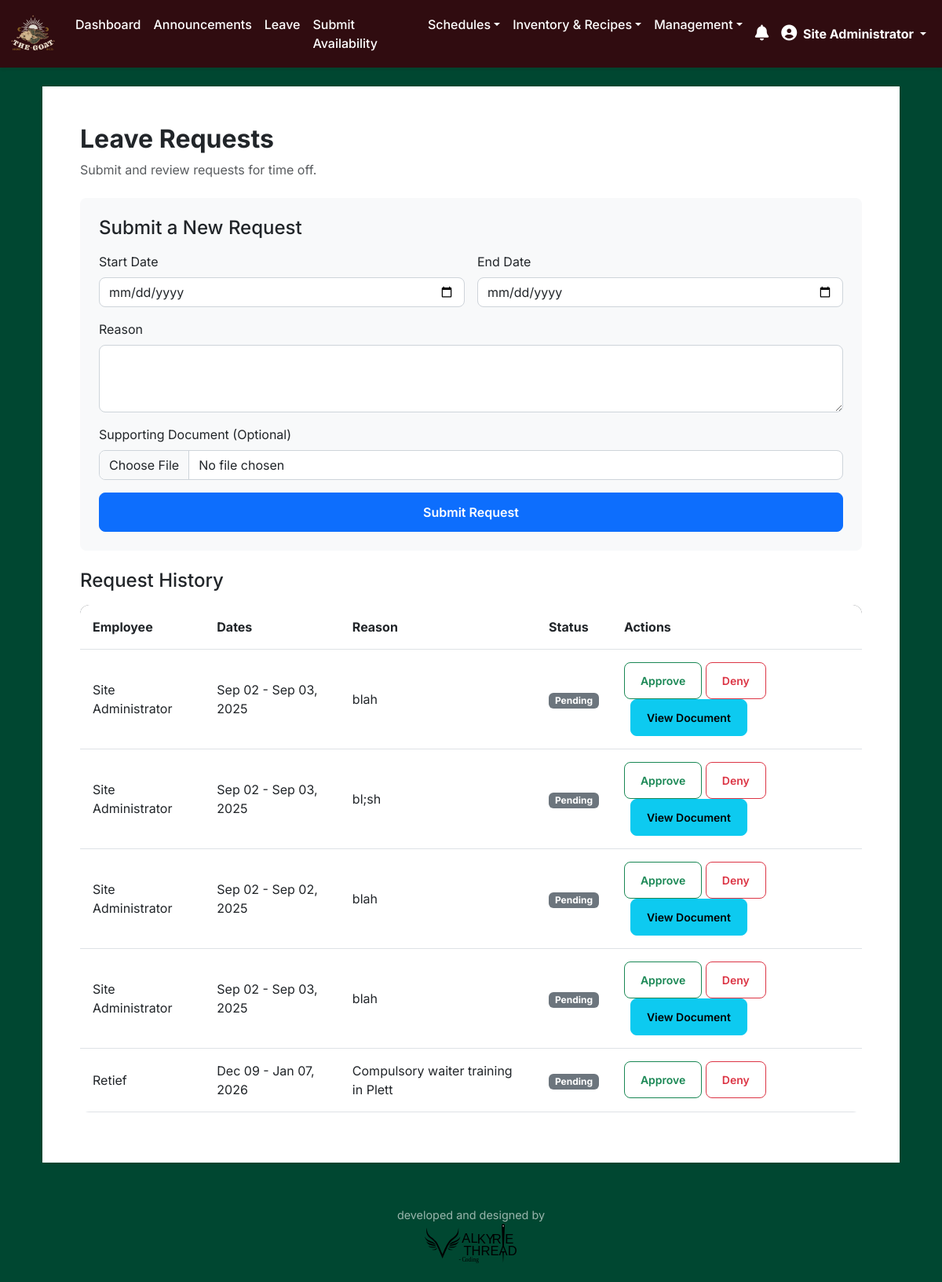
The app's page /leave-requests (signed in) with its own data.
### app.py (models this page shows)
class User(db.Model, UserMixin):
    id = db.Column(db.Integer, primary_key=True)
    username = db.Column(db.String(20), unique=True, nullable=False)
    full_name = db.Column(db.String(100), nullable=False)
    password = db.Column(db.String(60), nullable=False)
    password_reset_requested = db.Column(db.Boolean, nullable=False, default=False)
    last_seen = db.Column(db.DateTime, default=datetime.utcnow)
    force_logout_requested = db.Column(db.Boolean, default=False)
    is_suspended = db.Column(db.Boolean, default=False, nullable=False)
    suspension_end_date = db.Column(db.Date, nullable=True)
    suspension_document_path = db.Column(db.String(255), nullable=True) # Path to the uploaded document
    roles = db.relationship('Role', secondary=user_roles, backref=db.backref('users', lazy='dynamic'))
    counts = db.relationship('Count', backref='user', lazy=True)
    announcements = db.relationship('Announcement', backref='user', lazy=True)
    seen_announcements = db.relationship('Announcement', secondary=announcement_view, back_populates='viewers', lazy='dynamic')
    @property
    def role_names(self):
        return [role.name for role in self.roles]
    def has_role(self, role_name):
        return role_name in self.role_names

class LeaveRequest(db.Model):
    id = db.Column(db.Integer, primary_key=True)
    user_id = db.Column(db.Integer, db.ForeignKey('user.id'), nullable=False)
    start_date = db.Column(db.Date, nullable=False)
    end_date = db.Column(db.Date, nullable=False)
    reason = db.Column(db.Text, nullable=False)
    document_path = db.Column(db.String(255), nullable=True)
    status = db.Column(db.String(20), nullable=False, default='Pending')
    timestamp = db.Column(db.DateTime, default=datetime.utcnow)
    user = db.relationship('User', backref='leave_requests')

### app.py (the view, shortened to what this page needs)
@app.route('/leave-requests', methods=['GET', 'POST'])
@login_required
@role_required(['bartender', 'waiter', 'skullers', 'manager', 'general_manager', 'system_admin'])
def leave_requests():
    if current_user.has_role('manager') or current_user.has_role('general_manager') or current_user.has_role('system_admin'): # Also allow system_admin to view all
        all_requests = LeaveRequest.query.order_by(LeaveRequest.timestamp.desc()).all()
    else:
        all_requests = LeaveRequest.query.filter_by(user_id=current_user.id).order_by(LeaveRequest.timestamp.desc()).all()
    return render_template('leave_requests.html', requests=all_requests)

### app.py (called while the page is built, shortened)
@login_manager.user_loader
def load_user(user_id):
    return User.query.get(int(user_id))

def role_required(role_names):
    def wrapper(fn):
        @wraps(fn)
        def decorated_view(*args, **kwargs):
            if not current_user.is_authenticated or not any(role.name in role_names for role in current_user.roles):
                flash('Access Denied: You are not authorized to view this page.', 'danger')
                return redirect(url_for('dashboard'))
            return fn(*args, **kwargs)
        return decorated_view
    return wrapper

@app.before_request
def before_request_handler():
    if current_user.is_authenticated:
        db_changed = False
        if current_user.is_suspended and current_user.suspension_end_date and datetime.utcnow().date() > current_user.suspension_end_date:
            current_user.is_suspended = False
            current_user.suspension_end_date = None
            current_user.suspension_document_path = None # Clear document path on auto-reinstatement
            db_changed = True
            flash('Your suspension period has ended. Full access has been restored.', 'info')
        current_user.last_seen = datetime.utcnow()
        db_changed = True
        if db_changed:
            db.session.commit()

### templates/leave_requests.html (shortened to what this page needs)
{% extends "base.html" %}
{% block content %}
<div class="container mt-4">
    <div class="card shadow-sm">
        <div class="card-body p-4 p-md-5">
            <h2 class="card-title mb-2">Leave Requests</h2>
            <p class="text-muted mb-4">Submit and review requests for time off.</p>
            <div class="p-4 rounded-3 mb-4" style="background-color: #f8f9fa;">
                <h4 class="mb-3">Submit a New Request</h4>
                <form method="POST" enctype="multipart/form-data">
                    <div class="row g-3">
                        <div class="col-md-6">
                            <label for="start_date" class="form-label">Start Date</label>
                            <input type="date" id="start_date" name="start_date" class="form-control" required>
                        </div>
                        <div class="col-md-6">
                            <label for="end_date" class="form-label">End Date</label>
                            <input type="date" id="end_date" name="end_date" class="form-control" required>
                        </div>
                        <div class="col-12">
                            <label for="reason" class="form-label">Reason</label>
                            <textarea id="reason" name="reason" class="form-control" rows="3" required></textarea>
                        </div>
                        <div class="col-12">
                            <label for="document" class="form-label">Supporting Document (Optional)</label>
                            <input class="form-control" type="file" id="document" name="document">
                        </div>
                        <div class="col-12 d-grid">
                            <button type="submit" class="btn btn-primary">Submit Request</button>
                        </div>
                    </div>
                </form>
            </div>
            <h4 class="mb-3">Request History</h4>
            <div class="table-responsive">
                <table class="table">
                    <thead>
                        <tr>
                            {% if current_user.has_role('manager') or current_user.has_role('general_manager') or current_user.has_role('system_admin') %}
                                <th>Employee</th>
                            {% endif %}
                            <th>Dates</th>
                            <th>Reason</th>
                            <th>Status</th>
                            <th>Actions</th>
                        </tr>
                    </thead>
                    <tbody>
                        {% for req in requests %}
                        <tr>
                            {% if current_user.has_role('manager') or current_user.has_role('general_manager') or current_user.has_role('system_admin') %}<td>{{ req.user.full_name }}</td>{% endif %}
                            <td>{{ req.start_date.strftime('%b %d') }} - {{ req.end_date.strftime('%b %d, %Y') }}</td>
                            <td>{{ req.reason }}</td>
                            <td>
                                <span class="badge
                                    {% if req.status == 'Approved' %}bg-success
                                    {% elif req.status == 'Denied' %}bg-danger
                                    {% else %}bg-secondary{% endif %}">{{ req.status }}</span>
                            </td>
                            <td>
                                {% if current_user.has_role('manager') or current_user.has_role('general_manager') or current_user.has_role('system_admin') %}
                                    {% if req.status == 'Pending' %}
                                    <form action="{{ url_for('update_leave_status', req_id=req.id, status='Approved') }}" method="post" class="d-inline">
                                        <button class="btn btn-sm btn-outline-success">Approve</button>
                                    </form>
                                    <form action="{{ url_for('update_leave_status', req_id=req.id, status='Denied') }}" method="post" class="d-inline">
                                        <button class="btn btn-sm btn-outline-danger">Deny</button>
                                    </form>
                                    {% endif %}
                                {% endif %}
                                {% if req.document_path %}
                                    <a href="{{ url_for('view_leave_document', req_id=req.id) }}" target="_blank" class="btn btn-sm btn-info ms-2">View Document</a>
                                {% endif %}
                            </td>
                        </tr>
                        {% else %}
                        <tr><td colspan="{% if current_user.has_role('manager') or current_user.has_role('general_manager') or current_user.has_role('system_admin') %}5{% else %}4{% endif %}" class="text-center text-muted">No requests found.</td></tr>
                        {% endfor %}
                    </tbody>
                </table>
            </div>
        </div>
    </div>
</div>
{% endblock %}

### templates/base.html (shortened to what this page needs)
<!DOCTYPE html>
<html lang="en">
<head>
    <link href="https://cdn.jsdelivr.net/npm/bootstrap@5.3.0/dist/css/bootstrap.min.css" rel="stylesheet">
    <link rel="stylesheet" href="https://cdnjs.cloudflare.com/ajax/libs/font-awesome/6.4.0/css/all.min.css">
    <link href="{{ url_for('static', filename='styles.css') }}" rel="stylesheet">
</head>
<body class="d-flex flex-column min-vh-100">
    <nav class="navbar navbar-expand-lg navbar-dark custom-navbar">
        <div class="container-fluid">
            <a class="navbar-brand" href="{{ url_for('dashboard') }}">
                <img src="{{ url_for('static', filename='logo.avif') }}" alt="Inventory Logo" width="60" height="60">
            </a>
            <div class="collapse navbar-collapse" id="navbarNav">
                <ul class="navbar-nav me-auto">
                    {% if current_user.is_authenticated %}
                        <li class="nav-item"><a class="nav-link" href="{{ url_for('dashboard') }}">Dashboard</a></li>
                        {% if not current_user.has_role('scheduler') or current_user.has_role('system_admin') or current_user.has_role('general_manager') or current_user.has_role('owners') %}
                        <li class="nav-item"><a class="nav-link" href="{{ url_for('announcements') }}">Announcements</a></li>
                        {% endif %}
                        {% if not current_user.has_role('scheduler') or current_user.has_role('system_admin') or current_user.has_role('general_manager') or current_user.has_role('owners') %}
                        <li class="nav-item"><a class="nav-link" href="{{ url_for('leave_requests') }}">Leave</a></li>
                        {% endif %}
                        {% if current_user.has_role('bartender') or current_user.has_role('waiter') or current_user.has_role('skullers') or current_user.has_role('manager') or current_user.has_role('general_manager') or current_user.has_role('system_admin') %}
                            <li class="nav-item"><a class="nav-link" href="{{ url_for('submit_shifts') }}">Submit Availability</a></li>
                        {% endif %}
                        {% if current_user.has_role('bartender') or current_user.has_role('waiter') or current_user.has_role('skullers') or current_user.has_role('manager') or current_user.has_role('general_manager') or current_user.has_role('scheduler') or current_user.has_role('system_admin') %}
                            <li class="nav-item dropdown">
                                <a class="nav-link dropdown-toggle" href="#" id="scheduleViewDropdown" role="button" data-bs-toggle="dropdown" aria-expanded="false">Schedules</a>
                            </li>
                        {% endif %}
                        {% if current_user.has_role('bartender') or current_user.has_role('manager') or current_user.has_role('general_manager') or current_user.has_role('system_admin') or current_user.has_role('owners') %}
                        <li class="nav-item dropdown">
                            <a class="nav-link dropdown-toggle" href="#" id="inventoryDropdown" role="button" data-bs-toggle="dropdown" aria-expanded="false">Inventory & Recipes</a>
                        </li>
                        {% endif %}
                        {% set management_roles = ['manager', 'general_manager', 'scheduler', 'system_admin', 'owners'] %}
                        {% if management_roles | select('in', current_user.role_names) | list | length > 0 %}
                        <li class="nav-item dropdown">
                            <a class="nav-link dropdown-toggle" href="#" id="managementDropdown" role="button" data-bs-toggle="dropdown" aria-expanded="false">Management</a>
                        </li>
                        {% endif %}
                    {% endif %}
                </ul>
                <ul class="navbar-nav ms-auto align-items-center">
                    {% if current_user.is_authenticated %}
                        <li class="nav-item dropdown">
                            <a class="nav-link" href="#" role="button" id="notificationBell" data-bs-toggle="dropdown" aria-expanded="false">
                                <i class="fas fa-bell fs-5"></i>
                            </a>
                        </li>
                        <li class="nav-item dropdown">
                            <a class="nav-link dropdown-toggle active" href="#" role="button" data-bs-toggle="dropdown" aria-expanded="false">
                                <i class="fas fa-user-circle me-1 fs-5"></i> {{ current_user.full_name }}
                            </a>
                        </li>
                    {% endif %}
                </ul>
            </div>
        </div>
    </nav>
    <div class="wrapper flex-grow-1">
        <main class="container mt-4">
            {% block content %}{% endblock %}
        </main>
    </div>
    <footer class="app-footer">
        <div class="container">
            <p class="mb-0">developed and designed by</p><img src="{{ url_for('static', filename='Valkyrie_Logo.svg') }}" alt="code by Valkyrie Thread" height="50">
        </div>
    </footer>
    {% if current_user.is_authenticated %}
    <div class="toast-container position-fixed bottom-0 end-0 p-3"></div>
    {% endif %}
</body>
</html>

### static/styles.css (style rules this page uses)
html { box-sizing: border-box; }
*, *::before, *::after { box-sizing: inherit; }
body { background-color: rgb(0 71 49); font-family: 'Inter', sans-serif; color: #343a40; }
.custom-navbar { background-color: rgb(48, 12, 16) !important; box-shadow: 0 2px 4px rgba(0,0,0,0.1); position: sticky; top: 0; z-index: 1030; }
.custom-navbar .nav-link { color: white !important; font-weight: 500; transition: background-color 0.2s ease-in-out; }
.custom-navbar .nav-link.active { font-weight: bold; }
.card { border: none; border-radius: 0.75rem; transition: box-shadow 0.3s ease, transform 0.3s ease; }
.card-title { font-weight: 700; }
.card-body { background-color: white; }
.form-control, .form-select { border-radius: 0.5rem; border: 1px solid #ced4da; transition: border-color 0.2s ease, box-shadow 0.2s ease; }
.btn { border-radius: 0.5rem; font-weight: 600; padding: 0.75rem 1.25rem; transition: all 0.2s ease-in-out; }
.btn-primary { background-color: #0d6efd; border-color: #0d6efd; }
.table { border-radius: 0.75rem; overflow: hidden; }
.table thead { background-color: #343a40; color: white; }
.table th { padding: 1rem; }
.table td { padding: 1rem; vertical-align: middle; }
.app-footer { padding: 1.5rem 0; margin-top: 2rem; color: rgba(255, 255, 255, 0.6); text-align: center; font-size: 0.9rem; }

### records on screen
User: full_name "Site Administrator"
LeaveRequest: user.full_name "Site Administrator", start_date "Sep 02", end_date "Sep 03, 2025", reason "blah", status "Pending"
LeaveRequest: user.full_name "Site Administrator", start_date "Sep 02", end_date "Sep 03, 2025", reason "bl;sh", status "Pending"
LeaveRequest: user.full_name "Site Administrator", start_date "Sep 02", end_date "Sep 02, 2025", reason "blah", status "Pending"
LeaveRequest: user.full_name "Site Administrator", start_date "Sep 02", end_date "Sep 03, 2025", reason "blah", status "Pending"
LeaveRequest: user.full_name "Retief", start_date "Dec 09", end_date "Jan 07, 2026", reason "Compulsory waiter training in Plett", status "Pending"
